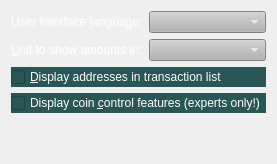
     <widget class="QWidget" name="tabDisplay">
      <attribute name="title">
       <string>&amp;Display</string>
      </attribute>
      <layout class="QVBoxLayout" name="verticalLayout_Display">
       <item>
        <layout class="QHBoxLayout" name="horizontalLayout_1_Display">
         <item>
          <widget class="QLabel" name="langLabel">
           <property name="palette">
            <palette>
             <active>
              <colorrole role="WindowText">
               <brush brushstyle="SolidPattern">
                <color alpha="255">
                 <red>255</red>
                 <green>255</green>
                 <blue>255</blue>
                </color>
               </brush>
              </colorrole>
              <colorrole role="Button">
               <brush brushstyle="SolidPattern">
                <color alpha="255">
                 <red>138</red>
                 <green>138</green>
                 <blue>138</blue>
                </color>
               </brush>
              </colorrole>
              <colorrole role="Base">
               <brush brushstyle="SolidPattern">
                <color alpha="255">
                 <red>138</red>
                 <green>138</green>
                 <blue>138</blue>
                </color>
               </brush>
              </colorrole>
              <colorrole role="Window">
               <brush brushstyle="SolidPattern">
                <color alpha="255">
                 <red>138</red>
                 <green>138</green>
                 <blue>138</blue>
                </color>
               </brush>
              </colorrole>
             </active>
             <inactive>
              <colorrole role="WindowText">
               <brush brushstyle="SolidPattern">
                <color alpha="255">
                 <red>255</red>
                 <green>255</green>
                 <blue>255</blue>
                </color>
               </brush>
              </colorrole>
              <colorrole role="Button">
               <brush brushstyle="SolidPattern">
                <color alpha="255">
                 <red>138</red>
                 <green>138</green>
                 <blue>138</blue>
                </color>
               </brush>
              </colorrole>
              <colorrole role="Base">
               <brush brushstyle="SolidPattern">
                <color alpha="255">
                 <red>138</red>
                 <green>138</green>
                 <blue>138</blue>
                </color>
               </brush>
              </colorrole>
              <colorrole role="Window">
               <brush brushstyle="SolidPattern">
                <color alpha="255">
                 <red>138</red>
                 <green>138</green>
                 <blue>138</blue>
                </color>
               </brush>
              </colorrole>
             </inactive>
             <disabled>
              <colorrole role="WindowText">
               <brush brushstyle="SolidPattern">
                <color alpha="255">
                 <red>69</red>
                 <green>69</green>
                 <blue>69</blue>
                </color>
               </brush>
              </colorrole>
              <colorrole role="Button">
               <brush brushstyle="SolidPattern">
                <color alpha="255">
                 <red>138</red>
                 <green>138</green>
                 <blue>138</blue>
                </color>
               </brush>
              </colorrole>
              <colorrole role="Base">
               <brush brushstyle="SolidPattern">
                <color alpha="255">
                 <red>138</red>
                 <green>138</green>
                 <blue>138</blue>
                </color>
               </brush>
              </colorrole>
              <colorrole role="Window">
               <brush brushstyle="SolidPattern">
                <color alpha="255">
                 <red>138</red>
                 <green>138</green>
                 <blue>138</blue>
                </color>
               </brush>
              </colorrole>
             </disabled>
            </palette>
           </property>
           <property name="autoFillBackground">
            <bool>false</bool>
           </property>
           <property name="text">
            <string>User Interface &amp;language:</string>
           </property>
           <property name="textFormat">
            <enum>Qt::PlainText</enum>
           </property>
           <property name="buddy">
            <cstring>lang</cstring>
           </property>
          </widget>
         </item>
         <item>
          <widget class="QValueComboBox" name="lang">
           <property name="palette">
            <palette>
             <active>
              <colorrole role="WindowText">
               <brush brushstyle="SolidPattern">
                <color alpha="255">
                 <red>255</red>
                 <green>255</green>
                 <blue>255</blue>
                </color>
               </brush>
              </colorrole>
              <colorrole role="Button">
               <brush brushstyle="SolidPattern">
                <color alpha="255">
                 <red>178</red>
                 <green>178</green>
                 <blue>178</blue>
                </color>
               </brush>
              </colorrole>
              <colorrole role="Text">
               <brush brushstyle="SolidPattern">
                <color alpha="255">
                 <red>255</red>
                 <green>255</green>
                 <blue>255</blue>
                </color>
               </brush>
              </colorrole>
              <colorrole role="ButtonText">
               <brush brushstyle="SolidPattern">
                <color alpha="255">
                 <red>255</red>
                 <green>255</green>
                 <blue>255</blue>
                </color>
               </brush>
              </colorrole>
              <colorrole role="Base">
               <brush brushstyle="SolidPattern">
                <color alpha="255">
                 <red>178</red>
                 <green>178</green>
                 <blue>178</blue>
                </color>
               </brush>
              </colorrole>
              <colorrole role="Window">
               <brush brushstyle="SolidPattern">
                <color alpha="255">
                 <red>178</red>
                 <green>178</green>
                 <blue>178</blue>
                </color>
               </brush>
              </colorrole>
             </active>
             <inactive>
              <colorrole role="WindowText">
               <brush brushstyle="SolidPattern">
                <color alpha="255">
                 <red>255</red>
                 <green>255</green>
                 <blue>255</blue>
                </color>
               </brush>
              </colorrole>
              <colorrole role="Button">
               <brush brushstyle="SolidPattern">
                <color alpha="255">
                 <red>178</red>
                 <green>178</green>
                 <blue>178</blue>
                </color>
               </brush>
              </colorrole>
              <colorrole role="Text">
               <brush brushstyle="SolidPattern">
                <color alpha="255">
                 <red>255</red>
                 <green>255</green>
                 <blue>255</blue>
                </color>
               </brush>
              </colorrole>
              <colorrole role="ButtonText">
               <brush brushstyle="SolidPattern">
                <color alpha="255">
                 <red>255</red>
                 <green>255</green>
                 <blue>255</blue>
                </color>
               </brush>
              </colorrole>
              <colorrole role="Base">
               <brush brushstyle="SolidPattern">
                <color alpha="255">
                 <red>178</red>
                 <green>178</green>
                 <blue>178</blue>
                </color>
               </brush>
              </colorrole>
              <colorrole role="Window">
               <brush brushstyle="SolidPattern">
                <color alpha="255">
                 <red>178</red>
                 <green>178</green>
                 <blue>178</blue>
                </color>
               </brush>
              </colorrole>
             </inactive>
             <disabled>
              <colorrole role="WindowText">
               <brush brushstyle="SolidPattern">
                <color alpha="255">
                 <red>255</red>
                 <green>255</green>
                 <blue>255</blue>
                </color>
               </brush>
              </colorrole>
              <colorrole role="Button">
               <brush brushstyle="SolidPattern">
                <color alpha="255">
                 <red>178</red>
                 <green>178</green>
                 <blue>178</blue>
                </color>
               </brush>
              </colorrole>
              <colorrole role="Text">
               <brush brushstyle="SolidPattern">
                <color alpha="255">
                 <red>255</red>
                 <green>255</green>
                 <blue>255</blue>
                </color>
               </brush>
              </colorrole>
              <colorrole role="ButtonText">
               <brush brushstyle="SolidPattern">
                <color alpha="255">
                 <red>255</red>
                 <green>255</green>
                 <blue>255</blue>
                </color>
               </brush>
              </colorrole>
              <colorrole role="Base">
               <brush brushstyle="SolidPattern">
                <color alpha="255">
                 <red>178</red>
                 <green>178</green>
                 <blue>178</blue>
                </color>
               </brush>
              </colorrole>
              <colorrole role="Window">
               <brush brushstyle="SolidPattern">
                <color alpha="255">
                 <red>178</red>
                 <green>178</green>
                 <blue>178</blue>
                </color>
               </brush>
              </colorrole>
             </disabled>
            </palette>
           </property>
           <property name="toolTip">
            <string>The user interface language can be set here. This setting will take effect after restarting REITIS.</string>
           </property>
           <property name="styleSheet">
            <string notr="true">background-color: rgb(178,178,178);
color: rgb(255,255,255);
</string>
           </property>
          </widget>
         </item>
        </layout>
       </item>
       <item>
        <layout class="QHBoxLayout" name="horizontalLayout_2_Display">
         <item>
          <widget class="QLabel" name="unitLabel">
           <property name="palette">
            <palette>
             <active>
              <colorrole role="WindowText">
               <brush brushstyle="SolidPattern">
                <color alpha="255">
                 <red>255</red>
                 <green>255</green>
                 <blue>255</blue>
                </color>
               </brush>
              </colorrole>
              <colorrole role="Button">
               <brush brushstyle="SolidPattern">
                <color alpha="255">
                 <red>138</red>
                 <green>138</green>
                 <blue>138</blue>
                </color>
               </brush>
              </colorrole>
              <colorrole role="Base">
               <brush brushstyle="SolidPattern">
                <color alpha="255">
                 <red>138</red>
                 <green>138</green>
                 <blue>138</blue>
                </color>
               </brush>
              </colorrole>
              <colorrole role="Window">
               <brush brushstyle="SolidPattern">
                <color alpha="255">
                 <red>138</red>
                 <green>138</green>
                 <blue>138</blue>
                </color>
               </brush>
              </colorrole>
             </active>
             <inactive>
              <colorrole role="WindowText">
               <brush brushstyle="SolidPattern">
                <color alpha="255">
                 <red>255</red>
                 <green>255</green>
                 <blue>255</blue>
                </color>
               </brush>
              </colorrole>
              <colorrole role="Button">
               <brush brushstyle="SolidPattern">
                <color alpha="255">
                 <red>138</red>
                 <green>138</green>
                 <blue>138</blue>
                </color>
               </brush>
              </colorrole>
              <colorrole role="Base">
               <brush brushstyle="SolidPattern">
                <color alpha="255">
                 <red>138</red>
                 <green>138</green>
                 <blue>138</blue>
                </color>
               </brush>
              </colorrole>
              <colorrole role="Window">
               <brush brushstyle="SolidPattern">
                <color alpha="255">
                 <red>138</red>
                 <green>138</green>
                 <blue>138</blue>
                </color>
               </brush>
              </colorrole>
             </inactive>
             <disabled>
              <colorrole role="WindowText">
               <brush brushstyle="SolidPattern">
                <color alpha="255">
                 <red>69</red>
                 <green>69</green>
                 <blue>69</blue>
                </color>
               </brush>
              </colorrole>
              <colorrole role="Button">
               <brush brushstyle="SolidPattern">
                <color alpha="255">
                 <red>138</red>
                 <green>138</green>
                 <blue>138</blue>
                </color>
               </brush>
              </colorrole>
              <colorrole role="Base">
               <brush brushstyle="SolidPattern">
                <color alpha="255">
                 <red>138</red>
                 <green>138</green>
                 <blue>138</blue>
                </color>
               </brush>
              </colorrole>
              <colorrole role="Window">
               <brush brushstyle="SolidPattern">
                <color alpha="255">
                 <red>138</red>
                 <green>138</green>
                 <blue>138</blue>
                </color>
               </brush>
              </colorrole>
             </disabled>
            </palette>
           </property>
           <property name="autoFillBackground">
            <bool>false</bool>
           </property>
           <property name="text">
            <string>&amp;Unit to show amounts in:</string>
           </property>
           <property name="textFormat">
            <enum>Qt::PlainText</enum>
           </property>
           <property name="buddy">
            <cstring>unit</cstring>
           </property>
          </widget>
         </item>
         <item>
          <widget class="QValueComboBox" name="unit">
           <property name="toolTip">
            <string>Choose the default subdivision unit to show in the interface and when sending coins.</string>
           </property>
           <property name="styleSheet">
            <string notr="true">background-color: rgb(178,178,178);
color: rgb(255,255,255);
</string>
           </property>
          </widget>
         </item>
        </layout>
       </item>
       <item>
        <widget class="QCheckBox" name="displayAddresses">
         <property name="palette">
          <palette>
           <active>
            <colorrole role="WindowText">
             <brush brushstyle="SolidPattern">
              <color alpha="255">
               <red>255</red>
               <green>255</green>
               <blue>255</blue>
              </color>
             </brush>
            </colorrole>
            <colorrole role="Button">
             <brush brushstyle="SolidPattern">
              <color alpha="255">
               <red>138</red>
               <green>138</green>
               <blue>138</blue>
              </color>
             </brush>
            </colorrole>
            <colorrole role="Text">
             <brush brushstyle="SolidPattern">
              <color alpha="255">
               <red>255</red>
               <green>255</green>
               <blue>255</blue>
              </color>
             </brush>
            </colorrole>
            <colorrole role="ButtonText">
             <brush brushstyle="SolidPattern">
              <color alpha="255">
               <red>255</red>
               <green>255</green>
               <blue>255</blue>
              </color>
             </brush>
            </colorrole>
            <colorrole role="Base">
             <brush brushstyle="SolidPattern">
              <color alpha="255">
               <red>138</red>
               <green>138</green>
               <blue>138</blue>
              </color>
             </brush>
            </colorrole>
            <colorrole role="Window">
             <brush brushstyle="SolidPattern">
              <color alpha="255">
               <red>138</red>
               <green>138</green>
               <blue>138</blue>
              </color>
             </brush>
            </colorrole>
           </active>
           <inactive>
            <colorrole role="WindowText">
             <brush brushstyle="SolidPattern">
              <color alpha="255">
               <red>255</red>
               <green>255</green>
               <blue>255</blue>
              </color>
             </brush>
            </colorrole>
            <colorrole role="Button">
             <brush brushstyle="SolidPattern">
              <color alpha="255">
               <red>138</red>
               <green>138</green>
               <blue>138</blue>
              </color>
             </brush>
            </colorrole>
            <colorrole role="Text">
             <brush brushstyle="SolidPattern">
              <color alpha="255">
               <red>255</red>
               <green>255</green>
               <blue>255</blue>
              </color>
             </brush>
            </colorrole>
            <colorrole role="ButtonText">
             <brush brushstyle="SolidPattern">
              <color alpha="255">
               <red>255</red>
               <green>255</green>
               <blue>255</blue>
              </color>
             </brush>
            </colorrole>
            <colorrole role="Base">
             <brush brushstyle="SolidPattern">
              <color alpha="255">
               <red>138</red>
               <green>138</green>
               <blue>138</blue>
              </color>
             </brush>
            </colorrole>
            <colorrole role="Window">
             <brush brushstyle="SolidPattern">
              <color alpha="255">
               <red>138</red>
               <green>138</green>
               <blue>138</blue>
              </color>
             </brush>
            </colorrole>
           </inactive>
           <disabled>
            <colorrole role="WindowText">
             <brush brushstyle="SolidPattern">
              <color alpha="255">
               <red>255</red>
               <green>255</green>
               <blue>255</blue>
              </color>
             </brush>
            </colorrole>
            <colorrole role="Button">
             <brush brushstyle="SolidPattern">
              <color alpha="255">
               <red>138</red>
               <green>138</green>
               <blue>138</blue>
              </color>
             </brush>
            </colorrole>
            <colorrole role="Text">
             <brush brushstyle="SolidPattern">
              <color alpha="255">
               <red>255</red>
               <green>255</green>
               <blue>255</blue>
              </color>
             </brush>
            </colorrole>
            <colorrole role="ButtonText">
             <brush brushstyle="SolidPattern">
              <color alpha="255">
               <red>255</red>
               <green>255</green>
               <blue>255</blue>
              </color>
             </brush>
            </colorrole>
            <colorrole role="Base">
             <brush brushstyle="SolidPattern">
              <color alpha="255">
               <red>138</red>
               <green>138</green>
               <blue>138</blue>
              </color>
             </brush>
            </colorrole>
            <colorrole role="Window">
             <brush brushstyle="SolidPattern">
              <color alpha="255">
               <red>138</red>
               <green>138</green>
               <blue>138</blue>
              </color>
             </brush>
            </colorrole>
           </disabled>
          </palette>
         </property>
         <property name="toolTip">
          <string>Whether to show REITIS addresses in the transaction list or not.</string>
         </property>
         <property name="autoFillBackground">
          <bool>false</bool>
         </property>
         <property name="styleSheet">
          <string notr="true">background-color: rgb(40, 86, 86);
color: rgb(255,255,255);</string>
         </property>
         <property name="text">
          <string>&amp;Display addresses in transaction list</string>
         </property>
        </widget>
       </item>
       <item>
        <widget class="QCheckBox" name="coinControlFeatures">
         <property name="palette">
          <palette>
           <active>
            <colorrole role="WindowText">
             <brush brushstyle="SolidPattern">
              <color alpha="255">
               <red>255</red>
               <green>255</green>
               <blue>255</blue>
              </color>
             </brush>
            </colorrole>
            <colorrole role="Button">
             <brush brushstyle="SolidPattern">
              <color alpha="255">
               <red>138</red>
               <green>138</green>
               <blue>138</blue>
              </color>
             </brush>
            </colorrole>
            <colorrole role="Text">
             <brush brushstyle="SolidPattern">
              <color alpha="255">
               <red>255</red>
               <green>255</green>
               <blue>255</blue>
              </color>
             </brush>
            </colorrole>
            <colorrole role="ButtonText">
             <brush brushstyle="SolidPattern">
              <color alpha="255">
               <red>255</red>
               <green>255</green>
               <blue>255</blue>
              </color>
             </brush>
            </colorrole>
            <colorrole role="Base">
             <brush brushstyle="SolidPattern">
              <color alpha="255">
               <red>138</red>
               <green>138</green>
               <blue>138</blue>
              </color>
             </brush>
            </colorrole>
            <colorrole role="Window">
             <brush brushstyle="SolidPattern">
              <color alpha="255">
               <red>138</red>
               <green>138</green>
               <blue>138</blue>
              </color>
             </brush>
            </colorrole>
           </active>
           <inactive>
            <colorrole role="WindowText">
             <brush brushstyle="SolidPattern">
              <color alpha="255">
               <red>255</red>
               <green>255</green>
               <blue>255</blue>
              </color>
             </brush>
            </colorrole>
            <colorrole role="Button">
             <brush brushstyle="SolidPattern">
              <color alpha="255">
               <red>138</red>
               <green>138</green>
               <blue>138</blue>
              </color>
             </brush>
            </colorrole>
            <colorrole role="Text">
             <brush brushstyle="SolidPattern">
              <color alpha="255">
               <red>255</red>
               <green>255</green>
               <blue>255</blue>
              </color>
             </brush>
            </colorrole>
            <colorrole role="ButtonText">
             <brush brushstyle="SolidPattern">
              <color alpha="255">
               <red>255</red>
               <green>255</green>
               <blue>255</blue>
              </color>
             </brush>
            </colorrole>
            <colorrole role="Base">
             <brush brushstyle="SolidPattern">
              <color alpha="255">
               <red>138</red>
               <green>138</green>
               <blue>138</blue>
              </color>
             </brush>
            </colorrole>
            <colorrole role="Window">
             <brush brushstyle="SolidPattern">
              <color alpha="255">
               <red>138</red>
               <green>138</green>
               <blue>138</blue>
              </color>
             </brush>
            </colorrole>
           </inactive>
           <disabled>
            <colorrole role="WindowText">
             <brush brushstyle="SolidPattern">
              <color alpha="255">
               <red>255</red>
               <green>255</green>
               <blue>255</blue>
              </color>
             </brush>
            </colorrole>
            <colorrole role="Button">
             <brush brushstyle="SolidPattern">
              <color alpha="255">
               <red>138</red>
               <green>138</green>
               <blue>138</blue>
              </color>
             </brush>
            </colorrole>
            <colorrole role="Text">
             <brush brushstyle="SolidPattern">
              <color alpha="255">
               <red>255</red>
               <green>255</green>
               <blue>255</blue>
              </color>
             </brush>
            </colorrole>
            <colorrole role="ButtonText">
             <brush brushstyle="SolidPattern">
              <color alpha="255">
               <red>255</red>
               <green>255</green>
               <blue>255</blue>
              </color>
             </brush>
            </colorrole>
            <colorrole role="Base">
             <brush brushstyle="SolidPattern">
              <color alpha="255">
               <red>138</red>
               <green>138</green>
               <blue>138</blue>
              </color>
             </brush>
            </colorrole>
            <colorrole role="Window">
             <brush brushstyle="SolidPattern">
              <color alpha="255">
               <red>138</red>
               <green>138</green>
               <blue>138</blue>
              </color>
             </brush>
            </colorrole>
           </disabled>
          </palette>
         </property>
         <property name="toolTip">
          <string>Whether to show coin control features or not.</string>
         </property>
         <property name="autoFillBackground">
          <bool>false</bool>
         </property>
         <property name="styleSheet">
          <string notr="true">background-color: rgb(40, 86, 86);
color: rgb(255,255,255);</string>
         </property>
         <property name="text">
          <string>Display coin &amp;control features (experts only!)</string>
         </property>
        </widget>
       </item>
       <item>
        <spacer name="verticalSpacer_Display">
         <property name="orientation">
          <enum>Qt::Vertical</enum>
         </property>
         <property name="sizeHint" stdset="0">
          <size>
           <width>20</width>
           <height>40</height>
          </size>
         </property>
        </spacer>
       </item>
      </layout>
     </widget>
